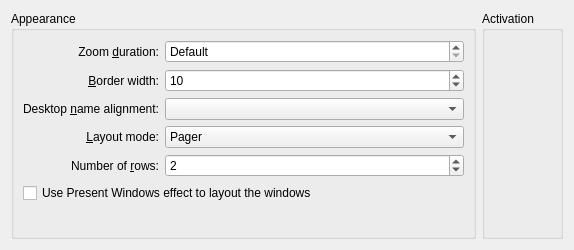
<?xml version="1.0" encoding="UTF-8"?>
<ui version="4.0">
 <class>KWin::DesktopGridEffectConfigForm</class>
 <widget class="QWidget" name="KWin::DesktopGridEffectConfigForm">
  <property name="geometry">
   <rect>
    <x>0</x>
    <y>0</y>
    <width>574</width>
    <height>250</height>
   </rect>
  </property>
  <layout class="QHBoxLayout" name="horizontalLayout_2">
   <item>
    <widget class="QGroupBox" name="groupBox">
     <property name="title">
      <string>Appearance</string>
     </property>
     <layout class="QGridLayout" name="gridLayout">
      <item row="0" column="0">
       <widget class="QLabel" name="label">
        <property name="text">
         <string>Zoom &amp;duration:</string>
        </property>
        <property name="alignment">
         <set>Qt::AlignRight|Qt::AlignTrailing|Qt::AlignVCenter</set>
        </property>
        <property name="buddy">
         <cstring>zoomDurationSpin</cstring>
        </property>
       </widget>
      </item>
      <item row="0" column="1">
       <widget class="KIntSpinBox" name="zoomDurationSpin">
        <property name="sizePolicy">
         <sizepolicy hsizetype="Expanding" vsizetype="Fixed">
          <horstretch>0</horstretch>
          <verstretch>0</verstretch>
         </sizepolicy>
        </property>
        <property name="specialValueText">
         <string comment="Duration of zoom">Default</string>
        </property>
        <property name="maximum">
         <number>5000</number>
        </property>
        <property name="singleStep">
         <number>10</number>
        </property>
       </widget>
      </item>
      <item row="1" column="0">
       <widget class="QLabel" name="label_3">
        <property name="text">
         <string>&amp;Border width:</string>
        </property>
        <property name="alignment">
         <set>Qt::AlignRight|Qt::AlignTrailing|Qt::AlignVCenter</set>
        </property>
        <property name="buddy">
         <cstring>borderWidthSpin</cstring>
        </property>
       </widget>
      </item>
      <item row="1" column="1">
       <widget class="KIntSpinBox" name="borderWidthSpin">
        <property name="sizePolicy">
         <sizepolicy hsizetype="Expanding" vsizetype="Fixed">
          <horstretch>0</horstretch>
          <verstretch>0</verstretch>
         </sizepolicy>
        </property>
        <property name="maximum">
         <number>100</number>
        </property>
        <property name="value">
         <number>10</number>
        </property>
       </widget>
      </item>
      <item row="2" column="0">
       <widget class="QLabel" name="label_6">
        <property name="text">
         <string>Desktop &amp;name alignment:</string>
        </property>
        <property name="alignment">
         <set>Qt::AlignRight|Qt::AlignTrailing|Qt::AlignVCenter</set>
        </property>
        <property name="buddy">
         <cstring>desktopNameAlignmentCombo</cstring>
        </property>
       </widget>
      </item>
      <item row="2" column="1">
       <widget class="KComboBox" name="desktopNameAlignmentCombo">
        <property name="sizePolicy">
         <sizepolicy hsizetype="Expanding" vsizetype="Fixed">
          <horstretch>0</horstretch>
          <verstretch>0</verstretch>
         </sizepolicy>
        </property>
       </widget>
      </item>
      <item row="3" column="0">
       <widget class="QLabel" name="label_7">
        <property name="text">
         <string>&amp;Layout mode:</string>
        </property>
        <property name="alignment">
         <set>Qt::AlignRight|Qt::AlignTrailing|Qt::AlignVCenter</set>
        </property>
        <property name="buddy">
         <cstring>layoutCombo</cstring>
        </property>
       </widget>
      </item>
      <item row="3" column="1">
       <widget class="KComboBox" name="layoutCombo">
        <property name="sizePolicy">
         <sizepolicy hsizetype="Expanding" vsizetype="Fixed">
          <horstretch>0</horstretch>
          <verstretch>0</verstretch>
         </sizepolicy>
        </property>
        <item>
         <property name="text">
          <string>Pager</string>
         </property>
        </item>
        <item>
         <property name="text">
          <string>Automatic</string>
         </property>
        </item>
        <item>
         <property name="text">
          <string>Custom</string>
         </property>
        </item>
       </widget>
      </item>
      <item row="4" column="0">
       <widget class="QLabel" name="layoutRowsLabel">
        <property name="text">
         <string>Number of &amp;rows:</string>
        </property>
        <property name="alignment">
         <set>Qt::AlignRight|Qt::AlignTrailing|Qt::AlignVCenter</set>
        </property>
        <property name="buddy">
         <cstring>layoutRowsSpin</cstring>
        </property>
       </widget>
      </item>
      <item row="4" column="1">
       <widget class="KIntSpinBox" name="layoutRowsSpin">
        <property name="sizePolicy">
         <sizepolicy hsizetype="Expanding" vsizetype="Fixed">
          <horstretch>0</horstretch>
          <verstretch>0</verstretch>
         </sizepolicy>
        </property>
        <property name="minimum">
         <number>1</number>
        </property>
        <property name="maximum">
         <number>20</number>
        </property>
        <property name="value">
         <number>2</number>
        </property>
       </widget>
      </item>
      <item row="7" column="0" colspan="2">
       <spacer name="verticalSpacer">
        <property name="orientation">
         <enum>Qt::Vertical</enum>
        </property>
        <property name="sizeHint" stdset="0">
         <size>
          <width>20</width>
          <height>0</height>
         </size>
        </property>
       </spacer>
      </item>
      <item row="5" column="0" colspan="2">
       <widget class="QCheckBox" name="presentWindowsCheckBox">
        <property name="text">
         <string>Use Present Windows effect to layout the windows</string>
        </property>
       </widget>
      </item>
     </layout>
    </widget>
   </item>
   <item>
    <widget class="QGroupBox" name="groupBox_2">
     <property name="title">
      <string>Activation</string>
     </property>
     <layout class="QGridLayout" name="gridLayout_2">
      <item row="0" column="0" colspan="2">
       <widget class="KWin::GlobalShortcutsEditor" name="shortcutEditor" native="true">
        <property name="sizePolicy">
         <sizepolicy hsizetype="Preferred" vsizetype="Preferred">
          <horstretch>0</horstretch>
          <verstretch>0</verstretch>
         </sizepolicy>
        </property>
       </widget>
      </item>
     </layout>
    </widget>
   </item>
  </layout>
 </widget>
 <customwidgets>
  <customwidget>
   <class>KComboBox</class>
   <extends>QComboBox</extends>
   <header>kcombobox.h</header>
  </customwidget>
  <customwidget>
   <class>KIntSpinBox</class>
   <extends>QSpinBox</extends>
   <header>knuminput.h</header>
  </customwidget>
  <customwidget>
   <class>KWin::GlobalShortcutsEditor</class>
   <extends>QWidget</extends>
   <header location="global">kwineffects.h</header>
   <container>1</container>
  </customwidget>
 </customwidgets>
 <tabstops>
  <tabstop>zoomDurationSpin</tabstop>
  <tabstop>borderWidthSpin</tabstop>
  <tabstop>desktopNameAlignmentCombo</tabstop>
  <tabstop>layoutCombo</tabstop>
  <tabstop>layoutRowsSpin</tabstop>
 </tabstops>
 <resources/>
 <connections/>
</ui>
